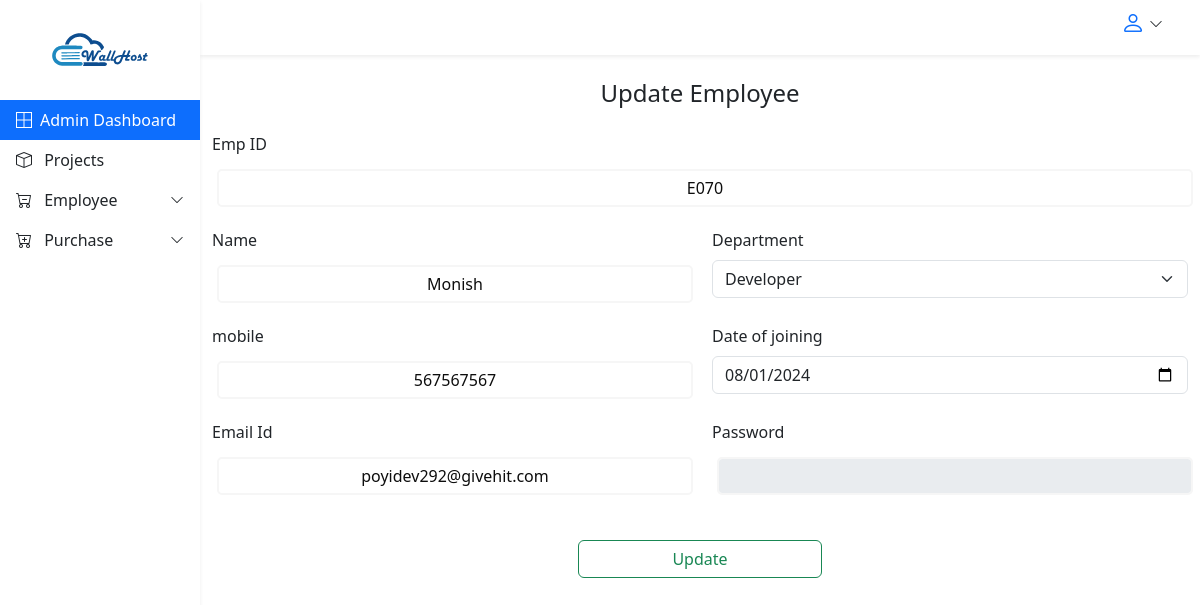
/admin/employee/edit.php?id=1, run on the app's committed database.
### tables this page shows
CREATE TABLE IF NOT EXISTS `employees` (
  `id` bigint unsigned NOT NULL AUTO_INCREMENT,
  `emp_id` varchar(255) DEFAULT NULL,
  `emp_name` varchar(255) DEFAULT NULL,
  `emp_dep` varchar(255) DEFAULT NULL,
  `emp_mobile` varchar(255) DEFAULT NULL,
  `emp_doj` varchar(255) DEFAULT NULL,
  `emp_email` varchar(255) DEFAULT NULL,
  `emp_pass` varchar(255) DEFAULT NULL,
  `created_at` timestamp NULL DEFAULT NULL,
  PRIMARY KEY (`id`),
  KEY `empID_index` (`emp_id`)
);

### Database.php (called while the page is built, shortened)
<?php
class Database {
    private $conn;
    public function __construct()
    {
        $this->conn = mysqli_connect(DB_HOST, DB_USER, DB_PASSWORD, DB_DATABASE);
    }
    public function getConnection()
    {
        return $this->conn;
    }
}
?>

### Model/Employee.php (called while the page is built, shortened)
<?php
class Employee extends Database
{
  private $conn;
  public function __construct()
  {
    $this->conn = $this->getConnection();
  }
  public function edit($id)
  {
    $sql = "SELECT * FROM employees WHERE id= $id";
    $res = $this->conn->query($sql);
    if ($res->num_rows > 0) {
      $data = $res->fetch_assoc();
      return $data;
    } else {
      return [];
    }
  }
}

### admin/employee/edit.php (the view, shortened to what this page needs)
<?php
require MODEL_PATH."/Employee.php";
?>
<?php
$emp = new Employee();
?>
<div class="container-fluid">
  <div class="row">
    <?php
    require(__DIR__ . '/../layouts/sidebar.php');
    ?>
      <main class="container-fluid">
        <div class="add-employee">
          <h4 class="text-center mb-3">Update Employee</h4>
          <?php
          if(isset($_GET['id'])){
            $emp_id = $_GET['id'];
            $res = $emp->edit($emp_id);
          }
          ?>
          <div class="mt-4">
            <form action="<?= $_SERVER['PHP_SELF'] ?>" method="post">
              <div class="row">
                <div class="col-lg-12 mb-3">
                  <label class="form-label">Emp ID</label>
                  <input type="text" class="form-control" name="emp_id" value="<?=$res['emp_id'] ?>">
                </div>
                <div class="col-lg-6 mb-3">
                  <label class="form-label">Name</label>
                  <input type="text" class="form-control" name="emp_name" value="<?=$res['emp_name'] ?>">
                </div>
                <div class="col-lg-6 mb-3">
                  <label class="form-label">Department</label>
                  <select class="form-select" name="emp_dep">
                    <option value="Developer" <?= $res['emp_dep'] == 'Developer' ? 'selected' : ''?>>Developer</option>
                  </select>
                </div>
                <div class="col-lg-6 mb-3">
                  <label class="form-label">mobile</label>
                  <input type="text" class="form-control" name="emp_mobile" value="<?=$res['emp_mobile'] ?>">
                </div>
                <div class="col-lg-6 mb-3">
                  <label class="form-label">Date of joining</label>
                  <input type="date" class="form-control" name="emp_doj" value="<?=$res['emp_doj'] ?>">
                </div>
                <div class="col-lg-6 mb-3">
                  <label class="form-label">Email Id</label>
                  <input type="text" class="form-control" name="emp_email" value="<?=$res['emp_email'] ?>">
                </div>
                <div class="col-lg-6 mb-3">
                  <label class="form-label">Password</label>
                  <input type="text" class="form-control" name="emp_pass" required disabled>
                </div>
                <div class="col-12">
                  <div class="my-4 text-center ">
                    <button class="btn btn-outline-success w-25" type="submit" name="employee_update_submit">Update</button>
                  </div>
                </div>
              </div>
            </form>
          </div>
        </div>
      </main>
    </div>
  </div>
</div>
<?php
include('../../layouts/footer.php');
?>

### assets/css/style.css (style rules this page uses)
body { font-family: 'Barlow', sans-serif; }
input[type=text] { border: none; color: #0d0d0d; padding: 15px 32px; text-align: center; text-decoration: none; display: inline-block; font-size: 16px; margin: 5px; border: 2px solid #f6f6f6; -webkit-transition: all 0.5s ease-in-out; -moz-transition: all 0.5s ease-in-out; -ms-transition: all 0.5s ease-in-out; -o-transition: all 0.5s ease-in-out; transition: all 0.5s ease-in-out; -webkit-border-radius: 5px 5px 5px 5px; border-radius: 5px 5px 5px 5px; }
input[type=text]:placeholder { color: #cccccc; }

### data on the page
employees: emp_id "E070", emp_name "Monish", emp_dep "Developer", emp_mobile "567567567", emp_doj "08/01/2024", emp_email "poyidev292@givehit.com"
